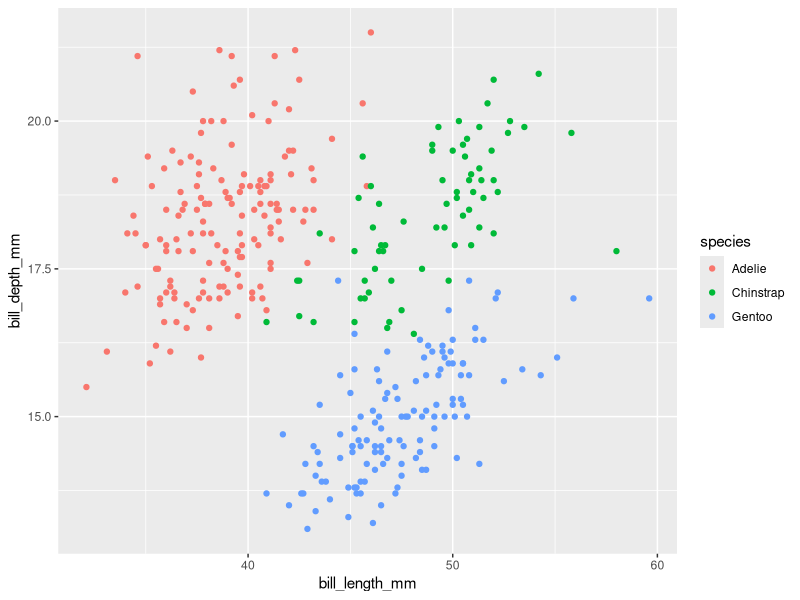
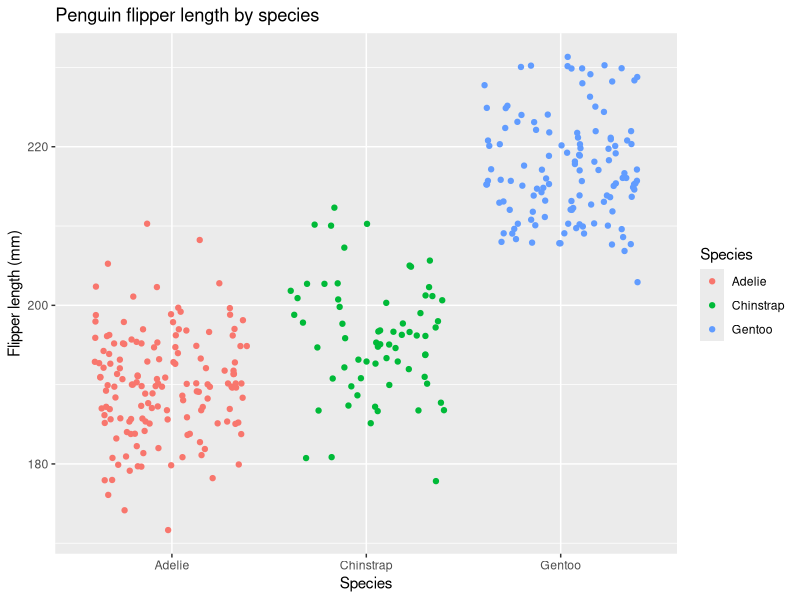

The R source for these figures, in order:
## ---- chunk 1
library(tidyverse)
library(palmerpenguins)
## ---- chunk 2

#A

fx <- expression(x^2)
x <- 2
D(fx, 'x')
## ---- chunk 3
pa <- expression(2 * ((3 * a + 2)^4) - 5)
a <- 1.2
D(pa, 'a')
## ---- chunk 4
ggplot() +
  geom_point(data = penguins, 
             aes(x = bill_length_mm, 
                 y = bill_depth_mm,
                 color = species)
             )
## ---- chunk 5
ggplot() +
  geom_jitter(data = penguins, 
              aes(x = species,
                  y = flipper_length_mm,
                  color = species)) +
  labs(title = "Penguin flipper length by species",
       x = "Species",
       y = "Flipper length (mm)",
       color = "Species")
